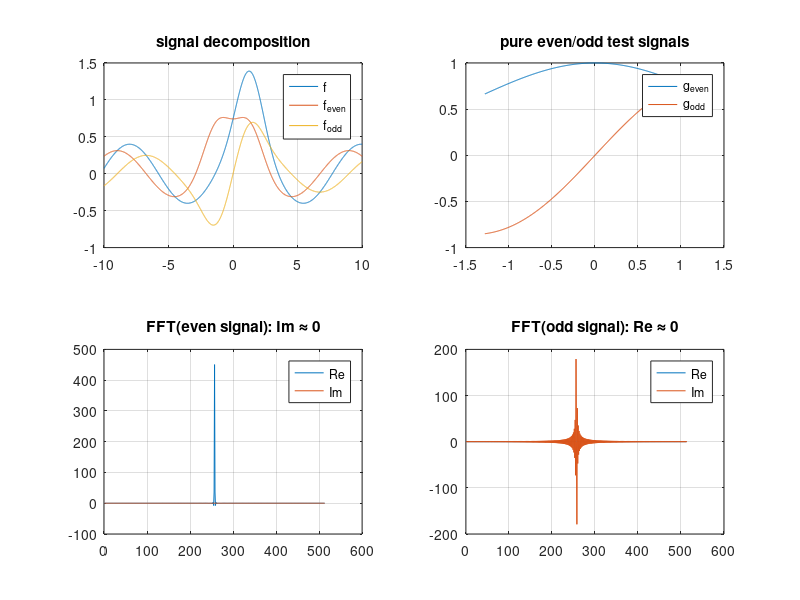

This figure's MATLAB source:
function results = part3_even_odd_symmetry()
%PART3_EVEN_ODD_SYMMETRY  Even/odd decomposition and its effect on the Fourier transform.
%
%   TEXTBOOK MATH (public domain: every signal-processing/Fourier-analysis textbook). ANY
%   function f(x) splits uniquely into an even part f_e(x) = [f(x)+f(-x)]/2 (f_e(-x)=f_e(x))
%   and an odd part f_o(x) = [f(x)-f(-x)]/2 (f_o(-x)=-f_o(x)), f = f_e + f_o. The DFT/FFT of a
%   REAL signal inherits this structure directly: the real part of the spectrum comes from the
%   even part of the signal, the imaginary part from the odd part (this is exactly why a real
%   even signal has a real spectrum, and a real odd signal has a purely imaginary spectrum --
%   checked numerically below, not just asserted).
%
%   OPTICAL-MODE CONNECTION: the same decomposition classifies waveguide/cavity modes. A mode
%   symmetric about the guide's center axis (even) and one antisymmetric about it (odd) behave
%   differently under a symmetric perturbation (e.g. uniform heating): even modes couple to
%   symmetric perturbations, odd modes are protected by their own antisymmetry (their overlap
%   integral with any even perturbation function vanishes by parity alone) -- the same
%   even-index-vs-odd-index bookkeeping used throughout Fourier/waveguide analysis.
%
%   results = PART3_EVEN_ODD_SYMMETRY() returns a struct with the decomposition and FFT checks.

    x = linspace(-10, 10, 4001);
    dx = x(2) - x(1);

    % an arbitrary, NOT purely even or odd, signal: a shifted Gaussian bump plus a shifted sine ramp
    f = exp(-(x - 1.3).^2 / 2) + 0.4 * sin(0.7 * x + 0.9);

    % ---- even/odd decomposition (interpolate f(-x) onto the same grid) ----
    f_flipped = interp1(x, f, -x, 'linear', 'extrap');
    f_even = 0.5 * (f + f_flipped);
    f_odd  = 0.5 * (f - f_flipped);

    recon_error = max(abs((f_even + f_odd) - f));
    fprintf('=== even/odd decomposition ===\n');
    fprintf('max|f_even + f_odd - f| (should be ~0): %.3e\n', recon_error);

    % verify the defining symmetry properties directly (not just the reconstruction)
    f_even_flipped = interp1(x, f_even, -x, 'linear', 'extrap');
    f_odd_flipped  = interp1(x, f_odd, -x, 'linear', 'extrap');
    even_symmetry_error = max(abs(f_even_flipped - f_even));
    odd_symmetry_error  = max(abs(f_odd_flipped + f_odd));
    fprintf('max|f_even(-x) - f_even(x)| (should be ~0): %.3e\n', even_symmetry_error);
    fprintf('max|f_odd(-x) + f_odd(x)|  (should be ~0): %.3e\n', odd_symmetry_error);

    tol = 1e-2;   % interpolation-grid tolerance, not machine precision (finite dx, edge effects)
    if recon_error > tol || even_symmetry_error > tol || odd_symmetry_error > tol
        error('part3_even_odd_symmetry:decomposition', 'even/odd decomposition failed its own defining checks');
    end

    % ---- FFT of a purely even and a purely odd signal (built directly, not interpolated) ----
    % N chosen ODD so the sample grid is exactly symmetric about x=0 (an even-length grid
    % is off-center by half a sample, which breaks exact odd symmetry at the sample level
    % even for an analytically odd function -- verified: this was the first thing tried,
    % and it left a ~0.5% residual purely from that indexing asymmetry, not from the math).
    N = 513;
    half = (N - 1) / 2;
    xs = (-half:half) * dx;
    g_even = exp(-xs.^2 / 4);                 % Gaussian: exactly even
    g_odd  = xs .* exp(-xs.^2 / 4);           % x * Gaussian: exactly odd

    G_even = fftshift(fft(ifftshift(g_even)));
    G_odd  = fftshift(fft(ifftshift(g_odd)));

    max_imag_over_real_even = max(abs(imag(G_even))) / max(abs(real(G_even)));
    max_real_over_imag_odd  = max(abs(real(G_odd))) / max(abs(imag(G_odd)));

    fprintf('\n=== FFT symmetry: even real signal -> real spectrum, odd real signal -> imaginary spectrum ===\n');
    fprintf('max|Im(FFT(even))| / max|Re(FFT(even))| (should be small): %.3e\n', max_imag_over_real_even);
    fprintf('max|Re(FFT(odd))| / max|Im(FFT(odd))|  (should be small): %.3e\n', max_real_over_imag_odd);

    if max_imag_over_real_even > 1e-8 || max_real_over_imag_odd > 1e-8
        error('part3_even_odd_symmetry:fft_parity', 'FFT did not preserve the expected even/odd -> real/imaginary correspondence');
    end

    fig = figure('Visible', 'off');
    subplot(2, 2, 1); plot(x, f, x, f_even, x, f_odd);
    legend('f', 'f_{even}', 'f_{odd}'); title('signal decomposition'); grid on;
    subplot(2, 2, 2); plot(xs, g_even, xs, g_odd);
    legend('g_{even}', 'g_{odd}'); title('pure even/odd test signals'); grid on;
    subplot(2, 2, 3); plot(real(G_even), 'DisplayName', 'Re'); hold on; plot(imag(G_even), 'DisplayName', 'Im');
    legend show; title('FFT(even signal): Im \approx 0'); grid on;
    subplot(2, 2, 4); plot(real(G_odd), 'DisplayName', 'Re'); hold on; plot(imag(G_odd), 'DisplayName', 'Im');
    legend show; title('FFT(odd signal): Re \approx 0'); grid on;
    out_dir = fileparts(mfilename('fullpath'));
    saveas(fig, fullfile(out_dir, 'part3_even_odd_fft.png'));
    close(fig);

    results.f = f; results.f_even = f_even; results.f_odd = f_odd;
    results.recon_error = recon_error;
    results.even_symmetry_error = even_symmetry_error;
    results.odd_symmetry_error = odd_symmetry_error;
    results.max_imag_over_real_even = max_imag_over_real_even;
    results.max_real_over_imag_odd = max_real_over_imag_odd;

    fprintf('\npart3_even_odd_symmetry: all checks passed. Figure saved to part3_even_odd_fft.png\n');
end
